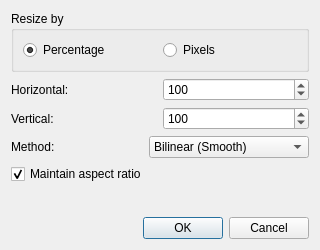
<?xml version="1.0" encoding="UTF-8"?>
<ui version="4.0">
 <class>ResizeDialog</class>
 <widget class="QDialog" name="ResizeDialog">
  <property name="geometry">
   <rect>
    <x>0</x>
    <y>0</y>
    <width>320</width>
    <height>250</height>
   </rect>
  </property>
  <property name="windowTitle">
   <string>Resize Canvas</string>
  </property>
  <layout class="QVBoxLayout" name="verticalLayout">
   <item>
    <widget class="QGroupBox" name="groupBox">
     <property name="title">
      <string>Resize by</string>
     </property>
     <layout class="QHBoxLayout" name="horizontalLayout">
      <item>
       <widget class="QRadioButton" name="radioPercentage">
        <property name="text">
         <string>Percentage</string>
        </property>
        <property name="checked">
         <bool>true</bool>
        </property>
       </widget>
      </item>
      <item>
       <widget class="QRadioButton" name="radioPixels">
        <property name="text">
         <string>Pixels</string>
        </property>
       </widget>
      </item>
     </layout>
    </widget>
   </item>
   <item>
    <layout class="QGridLayout" name="gridLayout">
     <item row="0" column="0">
      <widget class="QLabel" name="label">
       <property name="text">
        <string>Horizontal:</string>
       </property>
      </widget>
     </item>
     <item row="0" column="1">
      <widget class="QSpinBox" name="spinHorizontal">
       <property name="maximum">
        <number>9999</number>
       </property>
       <property name="value">
        <number>100</number>
       </property>
      </widget>
     </item>
     <item row="1" column="0">
      <widget class="QLabel" name="label_2">
       <property name="text">
        <string>Vertical:</string>
       </property>
      </widget>
     </item>
     <item row="1" column="1">
      <widget class="QSpinBox" name="spinVertical">
       <property name="maximum">
        <number>9999</number>
       </property>
       <property name="value">
        <number>100</number>
       </property>
      </widget>
     </item>
    </layout>
   </item>
   <item>
    <layout class="QHBoxLayout" name="horizontalLayout_2">
     <item>
      <widget class="QLabel" name="labelMethod">
       <property name="text">
        <string>Method:</string>
       </property>
      </widget>
     </item>
     <item>
      <widget class="QComboBox" name="comboMethod">
       <property name="currentIndex">
        <number>1</number>
       </property>
       <item>
        <property name="text">
         <string>Nearest-neighbor (Fast)</string>
        </property>
       </item>
       <item>
        <property name="text">
         <string>Bilinear (Smooth)</string>
        </property>
       </item>
      </widget>
     </item>
    </layout>
   </item>
   <item>
    <widget class="QCheckBox" name="checkAspectRatio">
     <property name="text">
      <string>Maintain aspect ratio</string>
     </property>
     <property name="checked">
      <bool>true</bool>
     </property>
    </widget>
   </item>
   <item>
    <spacer name="verticalSpacer">
     <property name="orientation">
      <enum>Qt::Vertical</enum>
     </property>
     <property name="sizeHint" stdset="0">
      <size>
       <width>20</width>
       <height>40</height>
      </size>
     </property>
    </spacer>
   </item>
   <item>
    <widget class="QDialogButtonBox" name="buttonBox">
     <property name="orientation">
      <enum>Qt::Horizontal</enum>
     </property>
     <property name="standardButtons">
      <set>QDialogButtonBox::Cancel|QDialogButtonBox::Ok</set>
     </property>
    </widget>
   </item>
  </layout>
 </widget>
 <resources/>
 <connections>
  <connection>
   <sender>buttonBox</sender>
   <signal>accepted()</signal>
   <receiver>ResizeDialog</receiver>
   <slot>accept()</slot>
   <hints>
    <hint type="sourcelabel">
     <x>248</x>
     <y>254</y>
    </hint>
    <hint type="destinationlabel">
     <x>157</x>
     <y>274</y>
    </hint>
   </hints>
  </connection>
  <connection>
   <sender>buttonBox</sender>
   <signal>rejected()</signal>
   <receiver>ResizeDialog</receiver>
   <slot>reject()</slot>
   <hints>
    <hint type="sourcelabel">
     <x>316</x>
     <y>260</y>
    </hint>
    <hint type="destinationlabel">
     <x>286</x>
     <y>274</y>
    </hint>
   </hints>
  </connection>
 </connections>
</ui>
